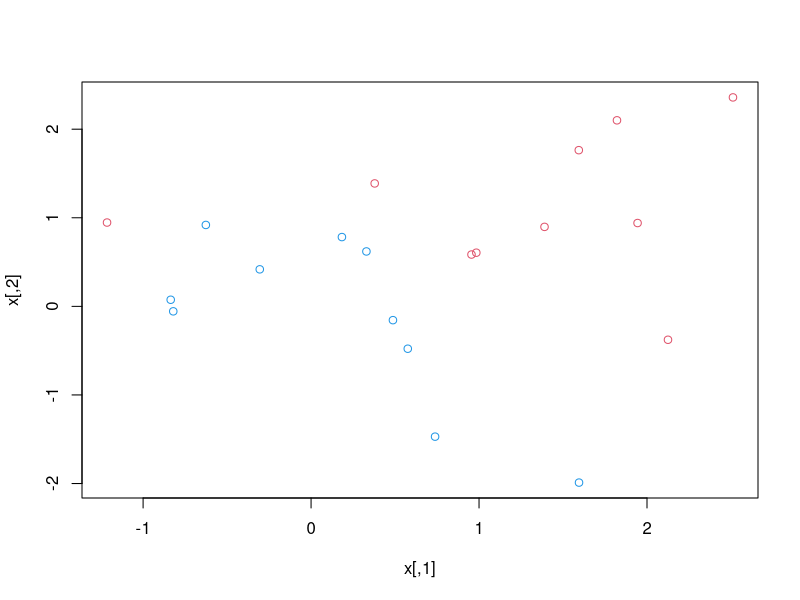
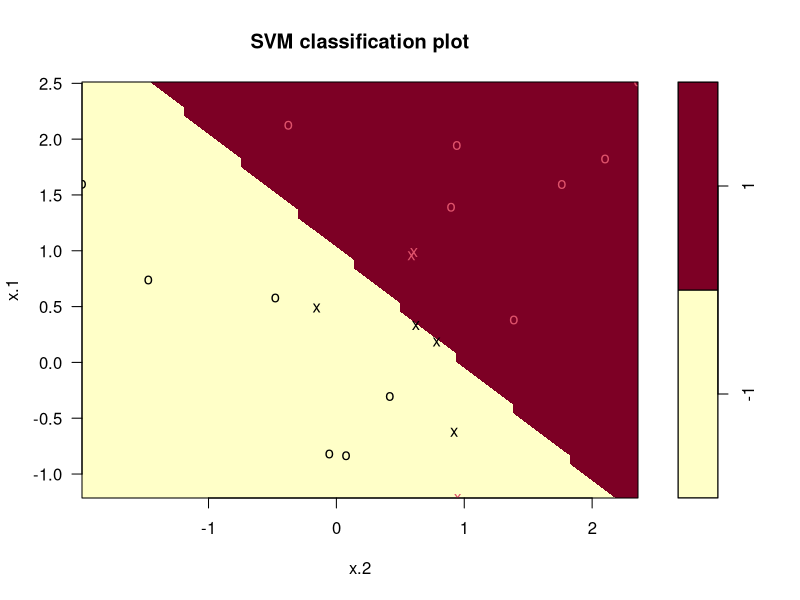
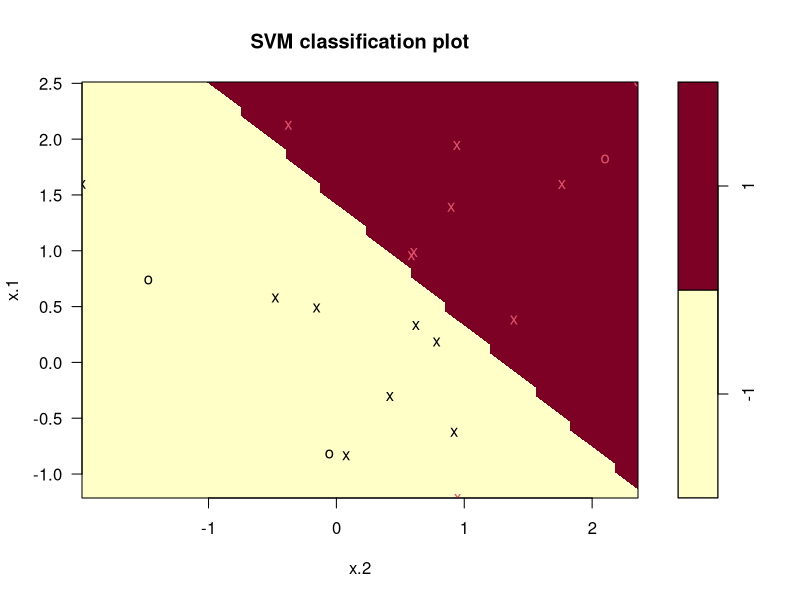
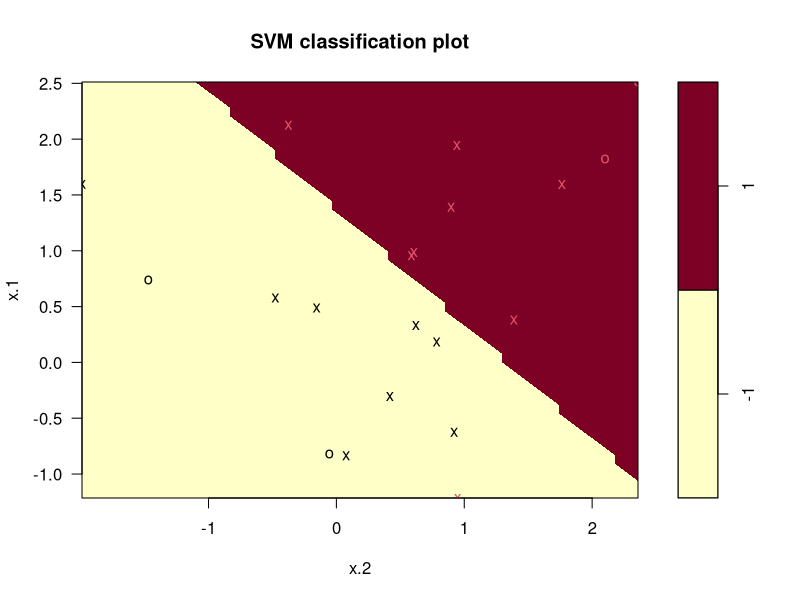
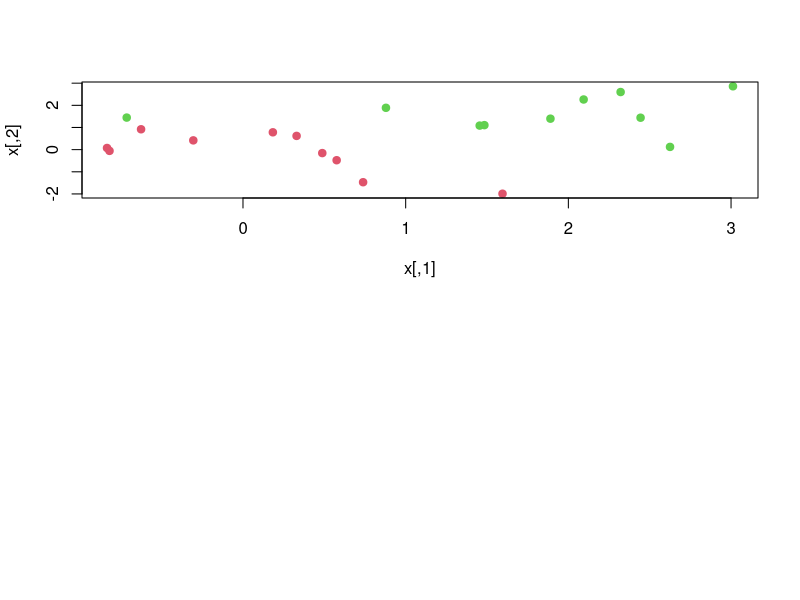
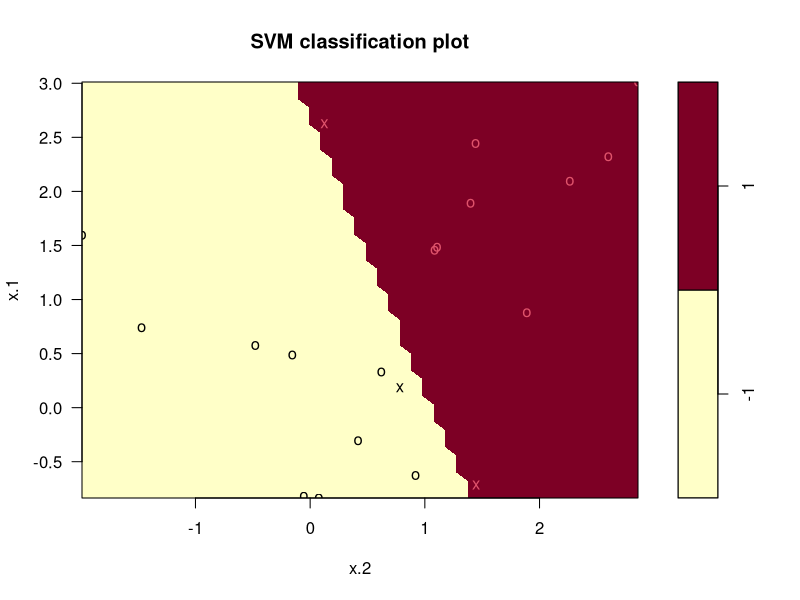
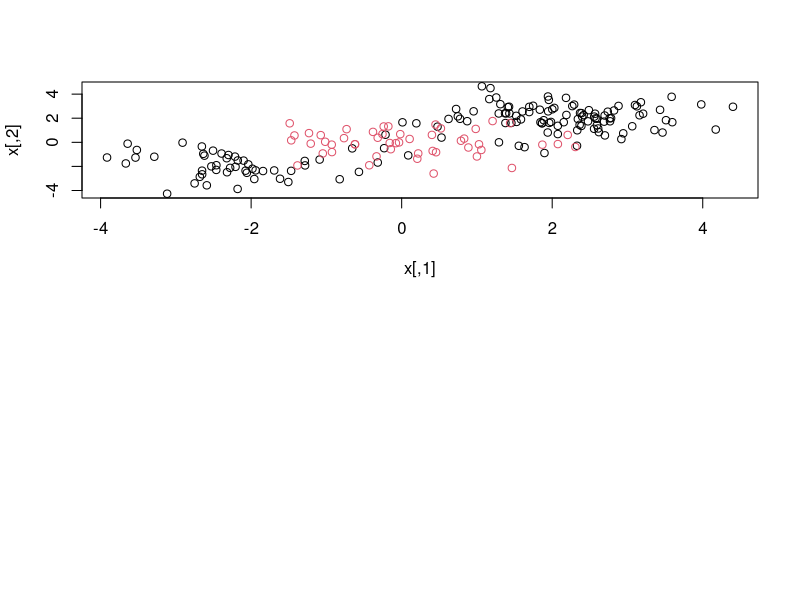
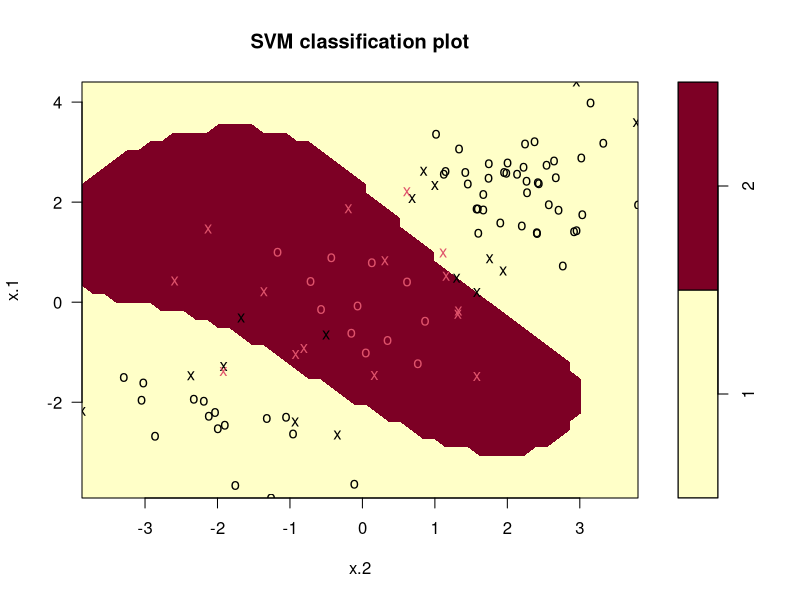

R code for these plots, in order:
# ------------------------------------------------------------
#             Support Vector Classifier
# ------------------------------------------------------------

set.seed(1)
x <- matrix(rnorm(20 * 2), ncol = 2)
y <- c(rep(-1, 10), rep(1, 10))
x[y == 1, ] <- x[y == 1, ] + 1
plot(x, col = (3 - y))

# create a data frame with the response coded as factor
dat <- data.frame(x = x, y = as.factor(y))
library(e1071)

# ------------------------------------------------------------
#                  cost = 10
# ------------------------------------------------------------

svmfit <- svm(y ~ ., data = dat, kernel = "linear", cost = 10, scale= FALSE)
plot(svmfit, dat)

# determine the support vectors
svmfit$index

# obtain some basic info
summary(svmfit)

# ------------------------------------------------------------
#                  cost = 0.1
# ------------------------------------------------------------
svmfit <- svm(y ~ ., data = dat, kernel = "linear", cost = 0.1, scale = FALSE)
plot(svmfit, dat)
# => obtain a large number of support vectors because the margin is now wider

# ------------------------------------------------------------
#                  tune() for cross-validation
# ------------------------------------------------------------

set.seed(1)
tune.out <- tune(svm, y ~ ., data = dat, kernel = "linear", ranges = list(cost = c(0.001, 0.01, 0.1, 1, 5, 10, 100)))
summary(tune.out)

bestmod <- tune.out$best.model
summary(bestmod)
plot(bestmod, dat)

# predict the class label

xtest <- matrix(rnorm(20 * 2), ncol = 2)
ytest <- sample(c(-1, 1), 20, rep = TRUE)

xtest[ytest == 1, ] <- xtest[ytest == 1, ] + 1
testdat <- data.frame(x = xtest, y = as.factor(ytest))

ypred <- predict(bestmod, testdat)
table(predict = ypred, truth = testdat$y)


# test with cost = 0.01
svmfit <- svm(y ~ ., data = dat, kernel = "linear", cost = 0.01, scale = FALSE)
ypred <- predict(svmfit, testdat)
table(predict = ypred, truth = testdat$y)
# => 6 observations are misclassified

par(mfrow = c(2, 1))
x[y == 1, ] <- x[y == 1, ] + 0.5
plot(x, col = (y + 5) / 2, pch = 19)
# => observations are just barely linearly separable
dat <- data.frame(x = x, y = as.factor(y))
svmfit <- svm(y ~ ., data = dat, kernel = "linear", cost = 1e5)
summary(svmfit)
plot(svmfit, dat)

# ------------------------------------------------------------
# ------------------------------------------------------------
#             Support Vector Machine
# ------------------------------------------------------------
# ------------------------------------------------------------
set.seed(1)
x <- matrix(rnorm(200 * 2), ncol = 2)
x[1:100, ] <- x[1:100, ] + 2
x[101:150, ] <- x[101:150, ] - 2
y <- c(rep(1, 150), rep(2, 50))
dat <- data.frame(x = x, y = as.factor(y))
plot(x, col = y)

# randomly split data into training and testing
train <- sample(200, 100)
train
svmfit <- svm(y ~ ., data = dat[train, ], kernel = "radial", gamma = 1, cost = 1)
plot(svmfit, dat[train, ])
summary(svmfit)

# perform cross-validation
set.seed(1)
tune.out <- tune(svm, y ~ ., data = dat[train, ], kernel = "radial", ranges = list(cost = c(0.1, 1, 10, 100, 1000), gamma = c(0.5, 1, 2, 3, 4)))
summary(tune.out)
# => best parameters: cost = 1, gamma = 2

table(true = dat[-train, "y"], pred = predict(tune.out$best.model, newdata = dat[-train, ]))

# ------------------------------------------------------------
# ------------------------------------------------------------
#             ROC Curves
# ------------------------------------------------------------
# ------------------------------------------------------------
# require(devtools)
# install_version(
#   "ROCR",
#   version = "4.2.2",
#   dependencies = TRUE)
# 
#   
# 
# library(ROCR)
# rocplot <- function(pred, truth, ...) {
#   predob <- prediction(pred, truth)
#   perf <- performance(predob, "tpr", "fpr")
#   plot(perf, ...)
# }
# 
# svmfit.opt <- svm(y ~ ., data = dat[train, ], kernel = "radial", gamma = 2, cost = 1, decision.values = T)
# fitted <- attributes(predict(svmfit.opt, dat[train, ], decision.values = TRUE))$decision.values
# par(mfrow = c(1, 2))
# rocplot(-fitted, dat[train, "y"], main = "Training Data")
